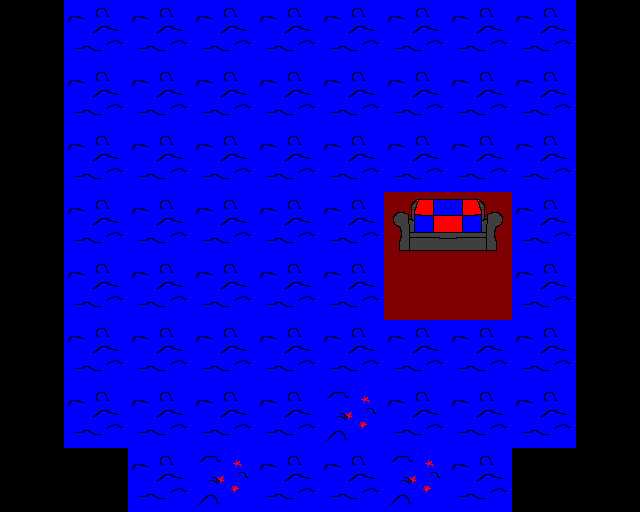

A 2D game scene composited from a Tiled map and its tileset images. What follows is a short description and the map's XML, with each tile layer's data collapsed to a summary:
An orthogonal 10x8 tile map with 64x64 px tiles, 1 tile layer (Tile Layer 1).

<map version="1.0" orientation="orthogonal" width="10" height="8" tilewidth="64" tileheight="64">
 <tileset firstgid="1" name="nighttileset" tilewidth="64" tileheight="64">
  <image source="nighttileset.png" width="320" height="320" />
  <tile id="2">
   <properties>
    <property name="components" value="Solid" />
   </properties>
  </tile>
  <tile id="7">
   <properties>
    <property name="components" value="solid" />
   </properties>
  </tile>
 </tileset>
 <layer name="Tile Layer 1" width="10" height="8">
  <data>[80 cells, 80 non-empty, 6 distinct tile ids]</data>
 </layer>
</map>
